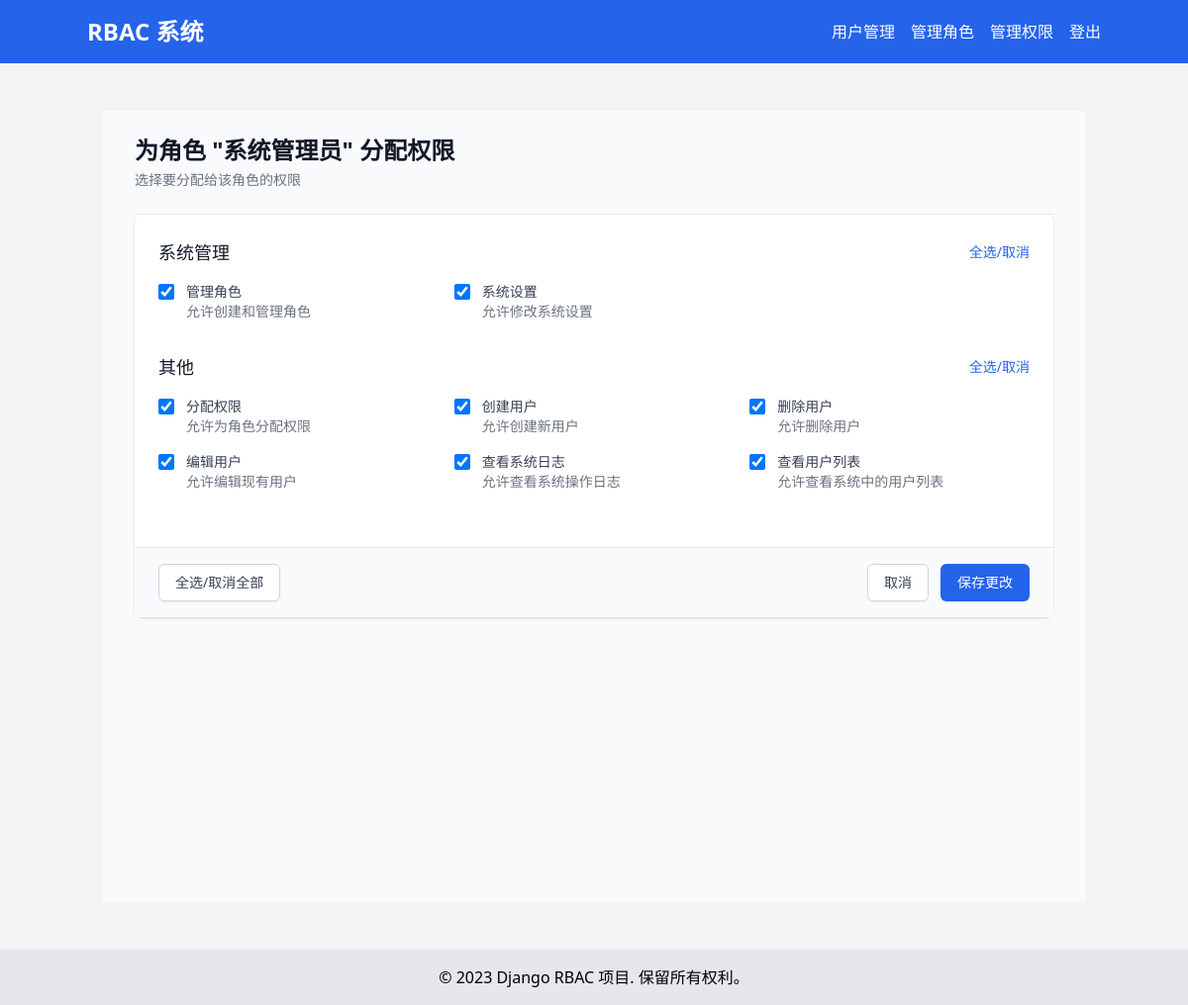
The page /accounts/assign-permission/1/ (signed in) on the database its author committed.
### accounts/models.py (models this page shows, shortened)
class Role(models.Model):
    name = models.CharField(max_length=255, unique=True)
    description = models.TextField(blank=True)
    permissions = models.ManyToManyField(Permission, related_name='roles')

class Permission(models.Model):
    name = models.CharField(max_length=255, unique=True)
    codename = models.CharField(max_length=100, unique=True)
    description = models.TextField(blank=True)

### accounts/views.py (the view, shortened to what this page needs)
# urls.py: path('accounts/assign-permission/<int:role_id>/', account_views.assign_permission, name='assign_permission'),
@login_required
def assign_permission(request, role_id):
    try:
        role = get_object_or_404(Role, id=role_id)
        permissions = Permission.objects.all().order_by('codename')
        permission_groups = {
            '用户管理': permissions.filter(codename__startswith='user_'),
            '角色管理': permissions.filter(codename__startswith='role_'),
            '权限管理': permissions.filter(codename__startswith='permission_'),
            '系统管理': permissions.filter(Q(codename__startswith='system_') |
                                           Q(codename__startswith='manage_')),
        }
        used_permissions = set()
        for perms in permission_groups.values():
            used_permissions.update(perms.values_list('id', flat=True))
        permission_groups['其他'] = permissions.exclude(id__in=used_permissions)
        current_permissions = set(role.permissions.values_list('id', flat=True))
        context = {
            'role': role,
            'permission_groups': permission_groups,
            'current_permissions': current_permissions,
        }
        return render(request, 'accounts/assign_permission.html', context)
    except Exception as e:
        logger.error(f'Error in assign_permission view: {str(e)}')
        messages.error(request, '加载权限时出错，请稍后重试。')
        return redirect('manage_roles')

### accounts/models.py (called while the page is built)
    def has_user_management_permission(self):
        return (
                self.is_superuser or
                self.is_staff or
                self.has_perm('accounts.view_customuser') or
                UserRole.objects.filter(
                    user=self,
                    role__rolepermission__permission__codename='can_manage_users'
                ).exists()
        )

### accounts/templates/accounts/assign_permission.html (shortened to what this page needs)
{% extends 'base.html' %}
{% block content %}
<div class="min-h-screen bg-gray-50 py-6">
    <div class="max-w-7xl mx-auto px-4 sm:px-6 lg:px-8">
        <div class="mb-6">
            <h2 class="text-2xl font-bold text-gray-900">为角色 "{{ role.name }}" 分配权限</h2>
            <p class="mt-1 text-sm text-gray-500">选择要分配给该角色的权限</p>
        </div>
        <div class="bg-white shadow rounded-lg">
            <form method="post" class="divide-y divide-gray-200">
                <div class="px-4 py-5 sm:p-6">
                    {% for group_name, permissions in permission_groups.items %}
                    {% if permissions %}
                    <div class="mb-8 last:mb-0">
                        <div class="flex items-center justify-between mb-4">
                            <h3 class="text-lg font-medium text-gray-900">{{ group_name }}</h3>
                            <button type="button"
                                    class="text-sm text-blue-600 hover:text-blue-800"
                                    onclick="toggleGroupPermissions('{{ group_name|slugify }}')">
                                全选/取消
                            </button>
                        </div>
                        <div class="grid grid-cols-1 gap-4 sm:grid-cols-2 lg:grid-cols-3" id="{{ group_name|slugify }}-group">
                            {% for permission in permissions %}
                            <div class="relative flex items-start">
                                <div class="flex items-center h-5">
                                    <input type="checkbox"
                                           name="permissions"
                                           value="{{ permission.id }}"
                                           id="permission_{{ permission.id }}"
                                           {% if permission.id in current_permissions %}checked{% endif %}
                                           class="permission-checkbox focus:ring-blue-500 h-4 w-4 text-blue-600 border-gray-300 rounded">
                                </div>
                                <div class="ml-3 text-sm">
                                    <label for="permission_{{ permission.id }}" class="font-medium text-gray-700">
                                        {{ permission.name }}
                                    </label>
                                    {% if permission.description %}
                                    <p class="text-gray-500">{{ permission.description }}</p>
                                    {% endif %}
                                </div>
                            </div>
                            {% endfor %}
                        </div>
                    </div>
                    {% endif %}
                    {% endfor %}
                </div>
                <div class="px-4 py-4 sm:px-6 bg-gray-50 flex justify-between">
                    <div class="flex items-center">
                        <button type="button"
                                onclick="toggleAllPermissions()"
                                class="inline-flex items-center px-4 py-2 border border-gray-300 shadow-sm text-sm font-medium rounded-md text-gray-700 bg-white hover:bg-gray-50 focus:outline-none focus:ring-2 focus:ring-offset-2 focus:ring-blue-500">
                            全选/取消全部
                        </button>
                    </div>
                    <div class="flex space-x-3">
                        <a href="{% url 'manage_roles' %}"
                           class="inline-flex items-center px-4 py-2 border border-gray-300 shadow-sm text-sm font-medium rounded-md text-gray-700 bg-white hover:bg-gray-50 focus:outline-none focus:ring-2 focus:ring-offset-2 focus:ring-blue-500">
                            取消
                        </a>
                        <button type="submit"
                                class="inline-flex items-center px-4 py-2 border border-transparent text-sm font-medium rounded-md shadow-sm text-white bg-blue-600 hover:bg-blue-700 focus:outline-none focus:ring-2 focus:ring-offset-2 focus:ring-blue-500">
                            保存更改
                        </button>
                    </div>
                </div>
            </form>
        </div>
    </div>
</div>
{% endblock %}

### rows shown on the page
Role: name "系统管理员"
Permission: permissions "☑", name "管理角色", description "允许创建和管理角色"
Permission: permissions "☑", name "系统设置", description "允许修改系统设置"
Permission: permissions "☑", name "分配权限", description "允许为角色分配权限"
Permission: permissions "☑", name "创建用户", description "允许创建新用户"
Permission: permissions "☑", name "删除用户", description "允许删除用户"
Permission: permissions "☑", name "编辑用户", description "允许编辑现有用户"
Permission: permissions "☑", name "查看系统日志", description "允许查看系统操作日志"
Permission: permissions "☑", name "查看用户列表", description "允许查看系统中的用户列表"

### other values the page prints
{{ group_name }} "系统管理" "其他"
